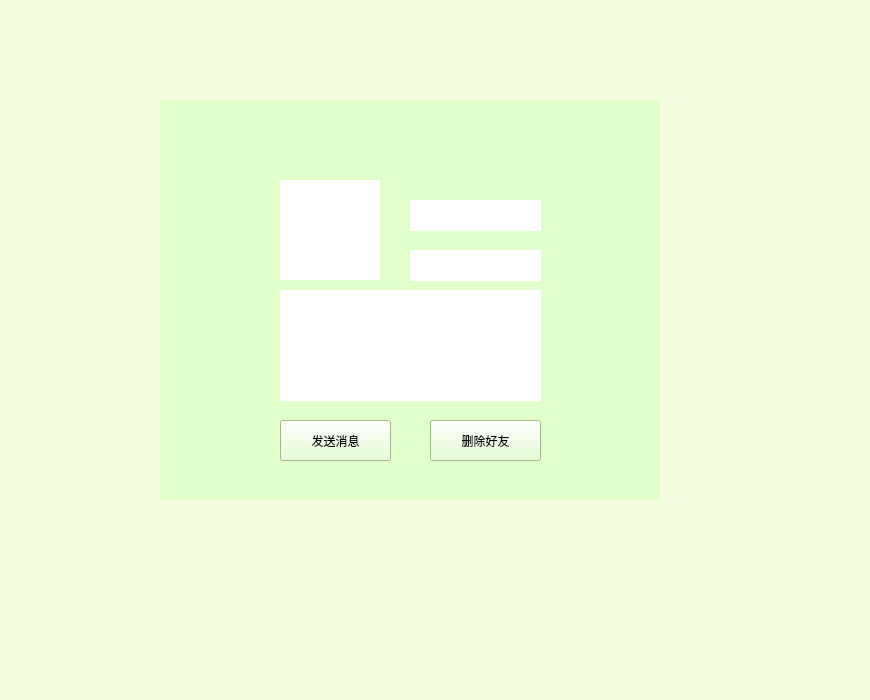
<?xml version="1.0" encoding="UTF-8"?>
<ui version="4.0">
 <class>ContactsPage</class>
 <widget class="QWidget" name="ContactsPage">
  <property name="geometry">
   <rect>
    <x>0</x>
    <y>0</y>
    <width>870</width>
    <height>700</height>
   </rect>
  </property>
  <property name="windowTitle">
   <string>Form</string>
  </property>
  <widget class="QWidget" name="viewFriendWidget" native="true">
   <property name="geometry">
    <rect>
     <x>160</x>
     <y>100</y>
     <width>500</width>
     <height>400</height>
    </rect>
   </property>
   <property name="styleSheet">
    <string notr="true">background-color: rgb(225, 255, 202);</string>
   </property>
   <widget class="QPushButton" name="sendMsgButton">
    <property name="geometry">
     <rect>
      <x>120</x>
      <y>320</y>
      <width>111</width>
      <height>41</height>
     </rect>
    </property>
    <property name="styleSheet">
     <string notr="true">font: 16pt &quot;Microsoft YaHei UI&quot;;</string>
    </property>
    <property name="text">
     <string>发送消息</string>
    </property>
   </widget>
   <widget class="QLabel" name="profileLabel">
    <property name="geometry">
     <rect>
      <x>120</x>
      <y>80</y>
      <width>100</width>
      <height>100</height>
     </rect>
    </property>
    <property name="styleSheet">
     <string notr="true">background-color: rgb(255, 255, 255);</string>
    </property>
    <property name="text">
     <string/>
    </property>
   </widget>
   <widget class="QLabel" name="nameLabel">
    <property name="geometry">
     <rect>
      <x>250</x>
      <y>150</y>
      <width>131</width>
      <height>31</height>
     </rect>
    </property>
    <property name="styleSheet">
     <string notr="true">background-color: rgb(255, 255, 255);</string>
    </property>
    <property name="text">
     <string/>
    </property>
   </widget>
   <widget class="QLabel" name="introLabel">
    <property name="geometry">
     <rect>
      <x>120</x>
      <y>190</y>
      <width>261</width>
      <height>111</height>
     </rect>
    </property>
    <property name="styleSheet">
     <string notr="true">background-color: rgb(255, 255, 255);</string>
    </property>
    <property name="text">
     <string/>
    </property>
    <property name="wordWrap">
     <bool>true</bool>
    </property>
   </widget>
   <widget class="QPushButton" name="deleteFriendButton">
    <property name="geometry">
     <rect>
      <x>270</x>
      <y>320</y>
      <width>111</width>
      <height>41</height>
     </rect>
    </property>
    <property name="styleSheet">
     <string notr="true">font: 16pt &quot;Microsoft YaHei UI&quot;;</string>
    </property>
    <property name="text">
     <string>删除好友</string>
    </property>
   </widget>
   <widget class="QLabel" name="IDLabel">
    <property name="geometry">
     <rect>
      <x>250</x>
      <y>100</y>
      <width>131</width>
      <height>31</height>
     </rect>
    </property>
    <property name="styleSheet">
     <string notr="true">background-color: rgb(255, 255, 255);</string>
    </property>
    <property name="text">
     <string/>
    </property>
   </widget>
  </widget>
  <widget class="QLabel" name="background">
   <property name="geometry">
    <rect>
     <x>0</x>
     <y>0</y>
     <width>870</width>
     <height>700</height>
    </rect>
   </property>
   <property name="styleSheet">
    <string notr="true">background-color: rgb(244, 255, 225);</string>
   </property>
   <property name="text">
    <string/>
   </property>
  </widget>
  <widget class="QWidget" name="addFriendWidget" native="true">
   <property name="geometry">
    <rect>
     <x>160</x>
     <y>100</y>
     <width>500</width>
     <height>400</height>
    </rect>
   </property>
   <property name="styleSheet">
    <string notr="true">background-color: rgb(225, 255, 202);</string>
   </property>
  </widget>
  <zorder>background</zorder>
  <zorder>addFriendWidget</zorder>
  <zorder>viewFriendWidget</zorder>
 </widget>
 <resources/>
 <connections/>
</ui>
